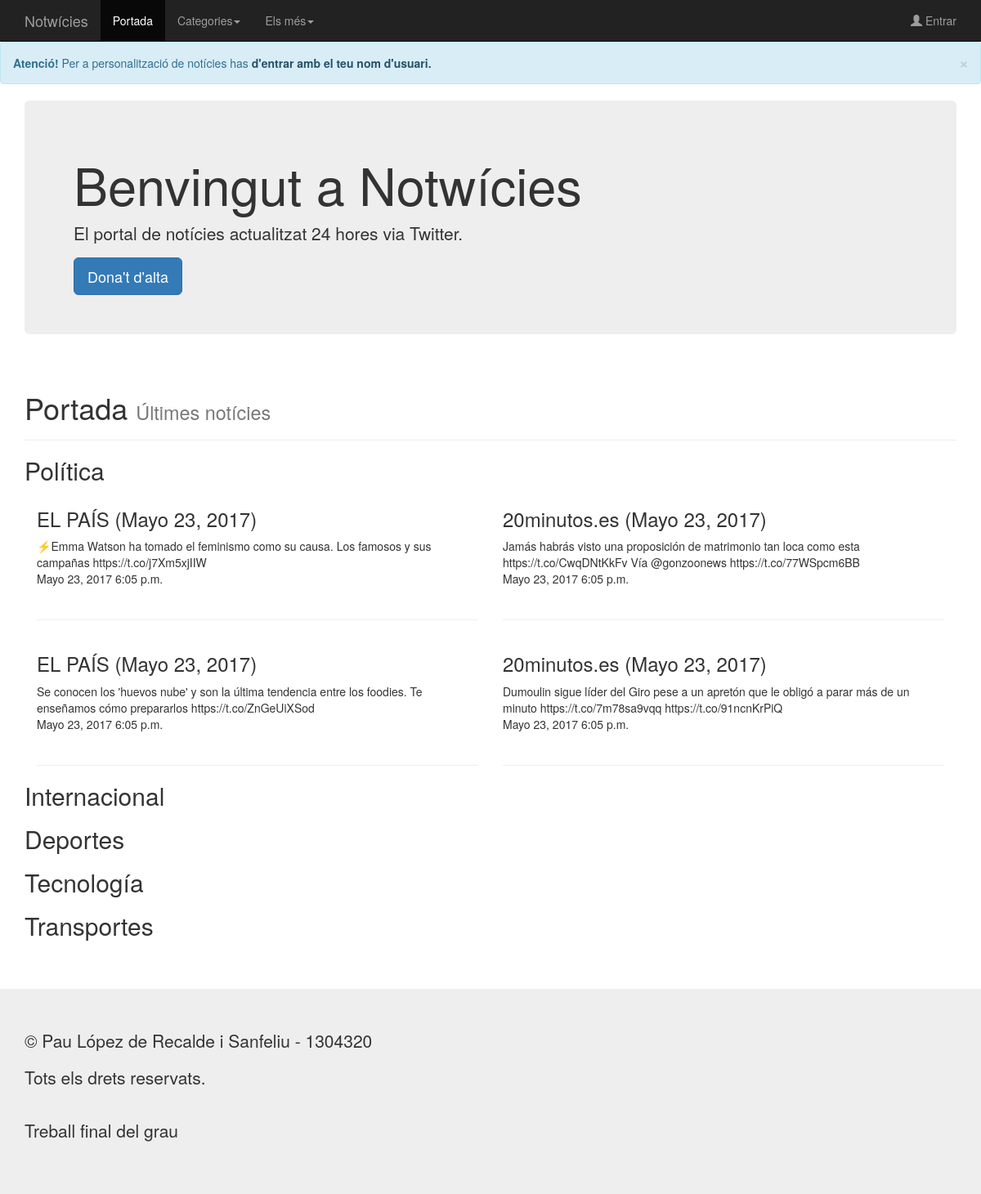
Page /notwicias/ on the earlier database version.
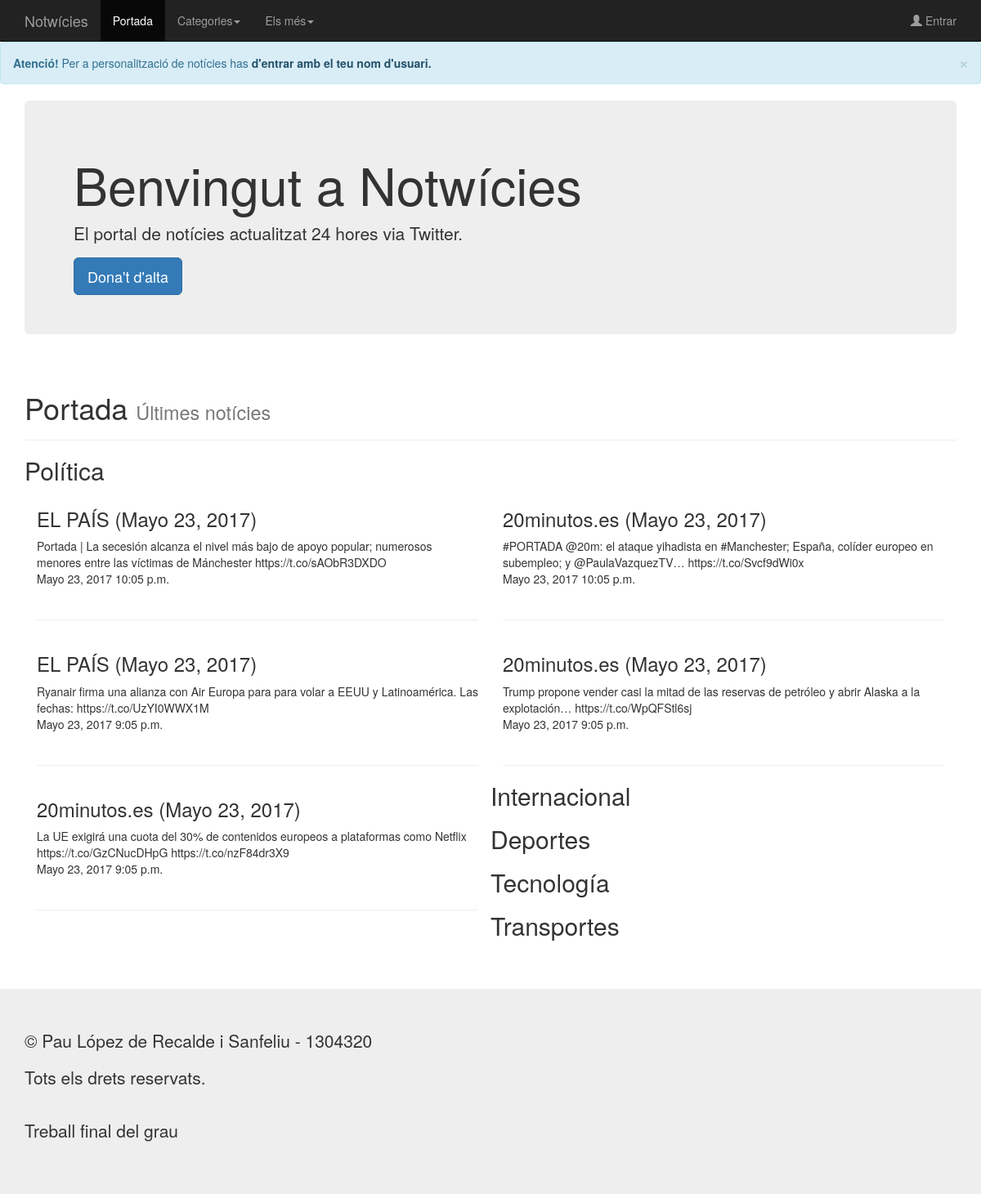
Same page on the later database version.
### notwicias/models.py (models this page shows, shortened)
class Tweet(models.Model):
    twitter_id = models.BigIntegerField(unique=True)
    username = models.CharField(max_length=25)
    user = models.CharField(max_length=25)
    language = models.CharField(max_length=4)
    retweets = models.IntegerField()
    favorites = models.IntegerField()
    coordinates = models.CharField(max_length=50, null=True)
    text = models.CharField(max_length=160)
    date = models.DateField()
    time = models.TimeField()
    category = models.SmallIntegerField()

### notwicias/views.py (the view)
def index(request):
    LAST_NUM = 5
    last_tweets_c0 = Tweet.objects.filter(category=0).order_by('-twitter_id')[:LAST_NUM]
    last_tweets_c1 = Tweet.objects.filter(category=1).order_by('-twitter_id')[:LAST_NUM]
    last_tweets_c2 = Tweet.objects.filter(category=2).order_by('-twitter_id')[:LAST_NUM]
    last_tweets_c3 = Tweet.objects.filter(category=3).order_by('-twitter_id')[:LAST_NUM]
    last_tweets_c4 = Tweet.objects.filter(category=4).order_by('-twitter_id')[:LAST_NUM]
    context = {'last_tweets_c0': last_tweets_c0, 'last_tweets_c1': last_tweets_c1, 'last_tweets_c2': last_tweets_c2,
               'last_tweets_c3': last_tweets_c3, 'last_tweets_c4': last_tweets_c4}
    return render(request, 'notwicias/index.html', context)

### notwicias/templates/notwicias/index.html (shortened to what this page needs)
{% include "notwicias/include/header.html" %}
<div class="container">
    <div class="jumbotron">
        <h1>Benvingut a Notwícies</h1>
        <p>El portal de notícies actualitzat 24 hores via Twitter.</p>
        <a class="btn btn-primary btn-lg" href="#" role="button">Dona't d'alta</a>
    </div>
</div>
<div class="container">
    <div class="page-header">
        <h1>Portada
            <small> Últimes notícies</small>
        </h1>
    </div>
    <h2>Política</h2>
    {% for tweet in last_tweets_c0 %}
    <div class='col-sm-6'><h3>{{ tweet.user }} ({{ tweet.date }})</h3>
        {{ tweet.text }}<br />
        {{ tweet.date }} {{ tweet.time }}<br /><br /><hr>
    </div>
    {% endfor %}
    <h2>Internacional</h2>
    <h2>Deportes</h2>
    <h2>Tecnología</h2>
    <h2>Transportes</h2>
</div>
{% include "notwicias/include/footer.html" %}

Differences in the rows shown:
no longer on this page (row unchanged): Tweet: user "EL PAÍS", date "Mayo 23, 2017", text "⚡️Emma Watson ha tomado el feminismo como su causa. Los famosos y sus campañas https://t.co/j7Xm5xjIIW", time "6:05 p.m."
no longer on this page (row unchanged): Tweet: user "20minutos.es", date "Mayo 23, 2017", text "Jamás habrás visto una proposición de matrimonio tan loca como esta https://t.co/CwqDNtKkFv Vía @gonzoonews https://t.co/77WSpcm6BB", time "6:05 p.m."
no longer on this page (row unchanged): Tweet: user "EL PAÍS", date "Mayo 23, 2017", text "Se conocen los 'huevos nube' y son la última tendencia entre los foodies. Te enseñamos cómo prepararlos https://t.co/ZnGeUiXSod", time "6:05 p.m."
no longer on this page (row unchanged): Tweet: user "20minutos.es", date "Mayo 23, 2017", text "Dumoulin sigue líder del Giro pese a un apretón que le obligó a parar más de un minuto https://t.co/7m78sa9vqq https://t.co/91ncnKrPiQ", time "6:05 p.m."
added Tweet: user "EL PAÍS", date "Mayo 23, 2017", text "Portada | La secesión alcanza el nivel más bajo de apoyo popular; numerosos menores entre las víctimas de Mánchester https://t.co/sAObR3DXDO", time "10:05 p.m."
added Tweet: user "20minutos.es", date "Mayo 23, 2017", text "#PORTADA @20m: el ataque yihadista en #Manchester; España, colíder europeo en subempleo; y @PaulaVazquezTV… https://t.co/Svcf9dWi0x", time "10:05 p.m."
added Tweet: user "EL PAÍS", date "Mayo 23, 2017", text "Ryanair firma una alianza con Air Europa para para volar a EEUU y Latinoamérica. Las fechas: https://t.co/UzYI0WWX1M", time "9:05 p.m."
added Tweet: user "20minutos.es", date "Mayo 23, 2017", text "Trump propone vender casi la mitad de las reservas de petróleo y abrir Alaska a la explotación… https://t.co/WpQFStl6sj", time "9:05 p.m."
added Tweet: user "20minutos.es", date "Mayo 23, 2017", text "La UE exigirá una cuota del 30% de contenidos europeos a plataformas como Netflix https://t.co/GzCNucDHpG https://t.co/nzF84dr3X9", time "9:05 p.m."
